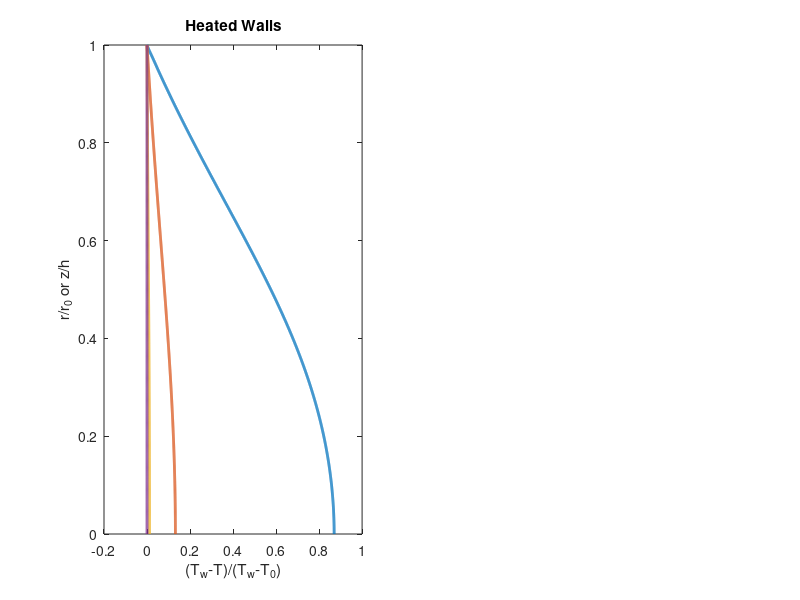

Write the MATLAB code that produced this figure. (Note: this script raises an error after producing the figure.)
clear all;close all

load laminar_circular_heatedwalls
Tnondim=(1-T_CN)/1;  % (Tw-Tb)/(Tw-T0)
figure;
subplot(1,2,1);
plot(Tnondim(:,2:5),z./r0,'linewidth',2);hold on
xlabel('(T_w-T)/(T_w-T_0)')
ylabel('r/r_0 or z/h')
title('Heated Walls')

% Restart color order
ax = gca;
ax.ColorOrderIndex = 1;

load laminar_channel_heatedwalls
Thalf=T_CN((J+1)/2:end,:);
Tnondim=(1-Thalf)/1;  % (Tw-Tb)/(Tw-T0)
plot(Tnondim(:,2:5),z((J+1)/2:end)/h,'--','linewidth',2);
set(gca,'fontsize',14)

load laminar_circular_dissipation
for i=1:6
    Tnondim(:,i)=T_CN(:,i)./T_CN(1,6);
end
subplot(1,2,2);
plot(Tnondim(:,2:5),z./r0,'linewidth',2);hold on
axis([-0.5 1 0 1])
xlabel('T/T_{\infty}')
ylabel('r/r_0 or z/h')
title('Dissipation')

% Restart color order
ax = gca;
ax.ColorOrderIndex = 1;

load laminar_channel_dissipation
Thalf=T_CN((J+1)/2:end,:);
for i=1:6
    Tnondim(:,i)=Thalf(:,i)./Thalf(1,6);
end
plot(Tnondim(:,2:5),z((J+1)/2:end)/h,'--','linewidth',2);
axis([0 1 0 1])
set(gca,'fontsize',14)
legend('x/r_0=1','x/r_0=5','x/r_0=10','x/r_0=20',...
    'x/h=1','x/h=5','x/h=10','x/h=20',...
    'Location','southeast')


